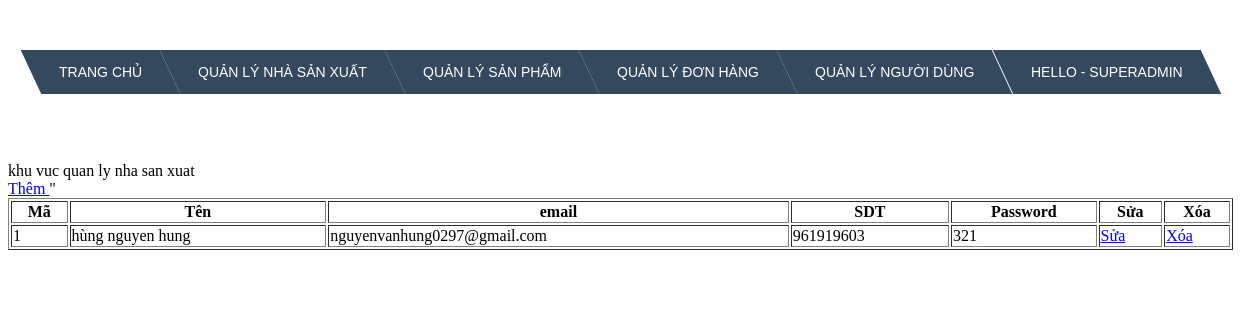
Screenshot of /admin/customers/index.php (signed in) with the database file from the repository.
### tables this page shows
CREATE TABLE `customers` (
  `id` int(11) NOT NULL,
  `name` varchar(50) NOT NULL,
  `email` varchar(50) NOT NULL,
  `password` varchar(200) NOT NULL,
  `phone_number` varchar(15) NOT NULL,
  `address` varchar(200) NOT NULL,
  `token` varchar(50) DEFAULT NULL
);

### admin/customers/index.php (the view, shortened to what this page needs)
<!DOCTYPE html>
<html lang="en">
<head>
    <link rel="stylesheet" href="../css/menu.css">
</head>
<body>
    <?php include '../menu.php' ?>
    <br>
    khu vuc quan ly nha san xuat
    <br>
    <a href="form_insert.php">Thêm </a>
    <?php
    include '../connect.php';
    $sql = 'select * from customers';
    $result = mysqli_query($connect, $sql)
    ?>
    <table border="1" width="100%">"
        <tr>
            <th>Mã</th>
            <th>Tên</th>
            <th>email</th><th>SDT</th>
            <th>Password</th>
            <th>Sửa</th>
            <th>Xóa</th>
        </tr>
        <?php foreach ($result as $each) : ?>
            <tr>
                <td> <?php echo $each['id'] ?></td>
                <td> <?php echo $each['name'] ?></td>
                <td> <?php echo $each['email'] ?></td>
                <td> <?php echo $each['phone_number'] ?></td>
                <td> <?php echo $each['password'] ?></td>
                <td>
                    <a href="form_update.php?id=<?php echo $each['id'] ?> ">
                        Sửa
                    </a>
                </td>
                <td>
                    <a href="delete.php?id=<?php echo $each['id'] ?>">
                        Xóa
                    </a>
                </td>
            </tr>
        <?php endforeach ?>
    </table>
</body>
</html>

### rows the page displays
customers: id "1", name "hùng nguyen hung", email "nguyenvanhung0297@gmail.com", phone_number "961919603", password "321"

### other values shown
$_SESSION['name'] "SUPERADMIN"
